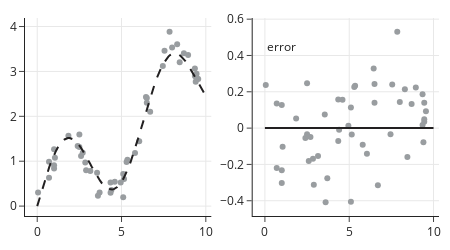

Notebook cell for this chart:
### Code cell
x_full = np.linspace(0, 10, num=100)
y_true = g(x_full)
pewter = 'rgba(153, 157, 160, 1)'
charcoal = 'rgba(34, 32, 33, 1)'

fig = make_subplots(rows=1, cols=2)

fig.add_trace(
    go.Scatter(x=xs, y=ys, mode='markers',
              line_color=pewter),
    row=1, col=1)

fig.add_trace(
    go.Scatter(x=x_full, y=y_true,
              line_dash='dash',
              line_color=charcoal),
    row=1, col=1)

fig.add_trace(
    go.Scatter(x=xs, y=error, mode='markers',
              line_color=pewter),
    row=1, col=2)

fig.add_trace(
    go.Scatter(x=[0, 10], y=[0, 0], mode='lines',
               line_color=charcoal),
    row=1, col=2)

fig.add_annotation(x=1, y=0.45, 
            text="error", showarrow=False,
             row=1, col=2)


fig.update_layout(height=250, width=450, showlegend=False)
fig.show()
